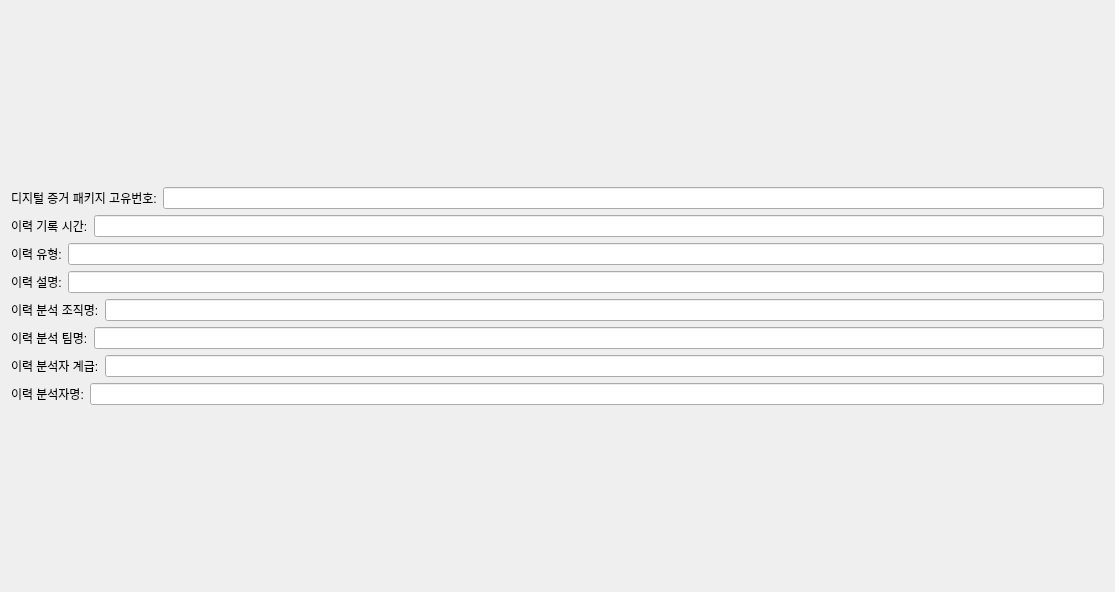
              <widget class="QWidget" name="scrollAreaWidgetContents_12">
               <property name="geometry">
                <rect>
                 <x>0</x>
                 <y>0</y>
                 <width>1115</width>
                 <height>592</height>
                </rect>
               </property>
               <layout class="QGridLayout" name="gridLayout_16">
                <item row="0" column="0">
                 <layout class="QVBoxLayout" name="Log__verticalLayout_1">
                  <item>
                   <layout class="QHBoxLayout" name="Log_digital_evidence_package_management_id___horizontalLayout_1">
                    <item>
                     <widget class="QLabel" name="Log_digital_evidence_package_management_id__label_1">
                      <property name="text">
                       <string>디지털 증거 패키지 고유번호:</string>
                      </property>
                     </widget>
                    </item>
                    <item>
                     <widget class="QLineEdit" name="Log_digital_evidence_package_management_id__lineEdit_1"/>
                    </item>
                   </layout>
                  </item>
                  <item>
                   <layout class="QHBoxLayout" name="Log_log_datetime__horizontalLayout_1">
                    <item>
                     <widget class="QLabel" name="Log_log_datetime__label_1">
                      <property name="text">
                       <string>이력 기록 시간:</string>
                      </property>
                     </widget>
                    </item>
                    <item>
                     <widget class="QLineEdit" name="Log_log_datetime__lineEdit_1"/>
                    </item>
                   </layout>
                  </item>
                  <item>
                   <layout class="QHBoxLayout" name="Log_log_type__horizontalLayout_1">
                    <item>
                     <widget class="QLabel" name="Log_log_type__label_1">
                      <property name="text">
                       <string>이력 유형:</string>
                      </property>
                     </widget>
                    </item>
                    <item>
                     <widget class="QLineEdit" name="Log_log_type__lineEdit_1"/>
                    </item>
                   </layout>
                  </item>
                  <item>
                   <layout class="QHBoxLayout" name="Log_log_description__horizontalLayout_1">
                    <item>
                     <widget class="QLabel" name="Log_log_description__label_1">
                      <property name="text">
                       <string>이력 설명:</string>
                      </property>
                     </widget>
                    </item>
                    <item>
                     <widget class="QLineEdit" name="Log_log_description__lineEdit_1"/>
                    </item>
                   </layout>
                  </item>
                  <item>
                   <layout class="QHBoxLayout" name="Log_devision_name_of_logger__horizontalLayout_1">
                    <item>
                     <widget class="QLabel" name="Log_devision_name_of_logger__label_1">
                      <property name="text">
                       <string>이력 분석 조직명:</string>
                      </property>
                     </widget>
                    </item>
                    <item>
                     <widget class="QLineEdit" name="Log_devision_name_of_logger__lineEdit_1"/>
                    </item>
                   </layout>
                  </item>
                  <item>
                   <layout class="QHBoxLayout" name="Log_team_name_of_logger__horizontalLayout_1">
                    <item>
                     <widget class="QLabel" name="Log_team_name_of_logger__label_1">
                      <property name="text">
                       <string>이력 분석 팀명:</string>
                      </property>
                     </widget>
                    </item>
                    <item>
                     <widget class="QLineEdit" name="Log_team_name_of_logger__lineEdit_1"/>
                    </item>
                   </layout>
                  </item>
                  <item>
                   <layout class="QHBoxLayout" name="Log_rank_of_logger__horizontalLayout_1">
                    <item>
                     <widget class="QLabel" name="Log_rank_of_logger__label_1">
                      <property name="text">
                       <string>이력 분석자 계급:</string>
                      </property>
                     </widget>
                    </item>
                    <item>
                     <widget class="QLineEdit" name="Log_rank_of_logger__lineEdit_1"/>
                    </item>
                   </layout>
                  </item>
                  <item>
                   <layout class="QHBoxLayout" name="Log_name_of_logger__horizontalLayout_1">
                    <item>
                     <widget class="QLabel" name="Log_name_of_logger__label_1">
                      <property name="text">
                       <string>이력 분석자명:</string>
                      </property>
                     </widget>
                    </item>
                    <item>
                     <widget class="QLineEdit" name="Log_name_of_logger__lineEdit_1"/>
                    </item>
                   </layout>
                  </item>
                 </layout>
                </item>
               </layout>
              </widget>
